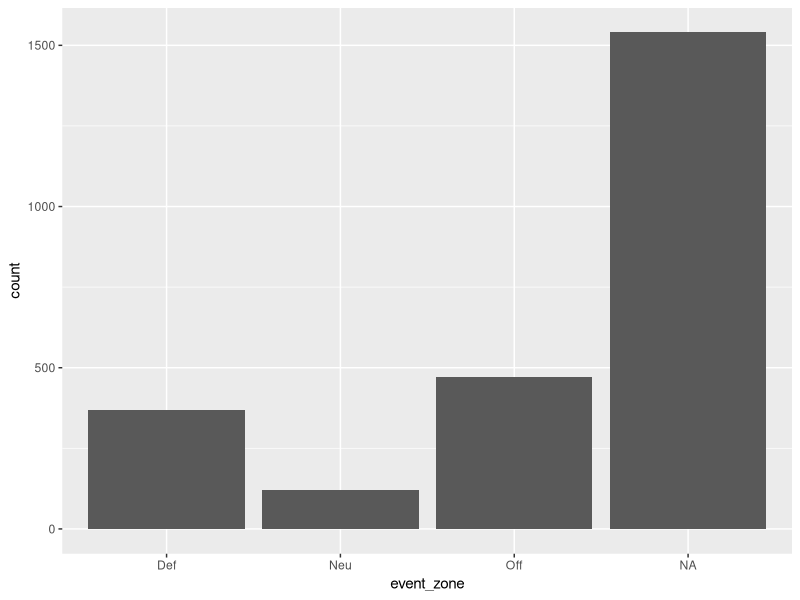
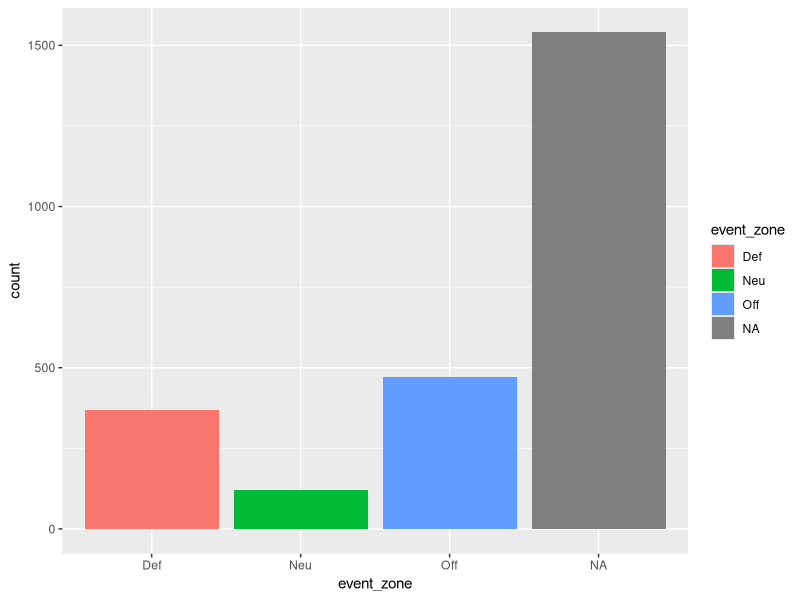
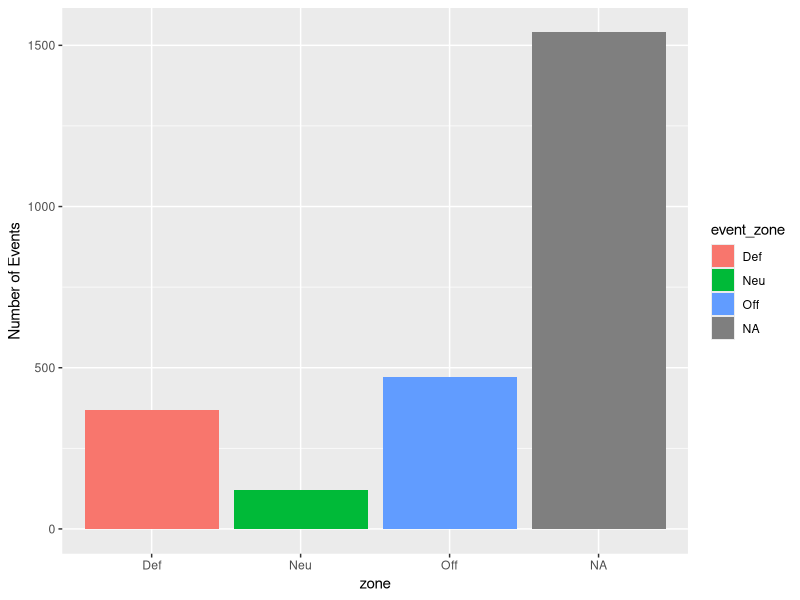
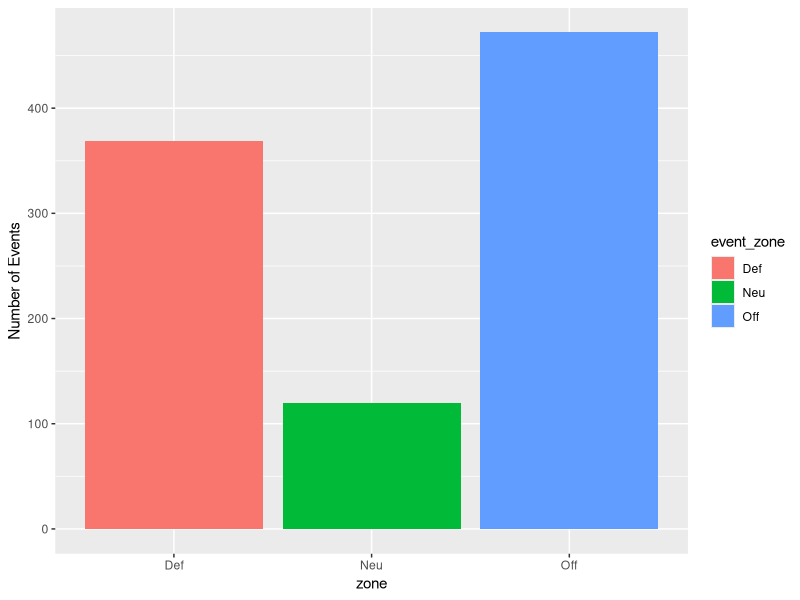
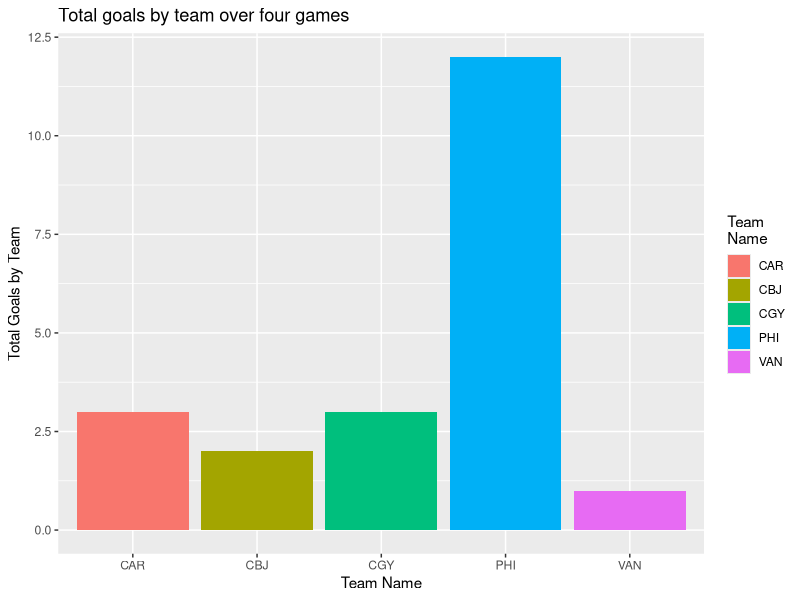

R code for these plots, in order:
## ---- chunk 1
library(tidyverse)

PHI_tutorial_data <- read_csv("PHI_tutorial_data.csv")
## ---- chunk 2
goals <- PHI_tutorial_data %>% filter(event_type == "GOAL")
## ---- chunk 3
goals_5v5 <- PHI_tutorial_data %>% filter(event_type == "GOAL" & game_strength_state == "5v5")
## ---- chunk 4
goals_special_teams <- PHI_tutorial_data %>% filter(event_type == "GOAL" & (game_strength_state == "5v4" | game_strength_state == "4v5"))
## ---- chunk 5
goals_5v5_ST <- PHI_tutorial_data %>% filter(event_type == "GOAL" & game_strength_state %in% c("5v5", "5v4", "4v5"))
## ---- chunk 6
goals_small <- goals %>% select(game_id, game_date, event_type, event_detail, event_team, event_player_1)
## ---- chunk 7
goals_drop <- goals %>% select(-c(event_description))

# Reorder the goals dataframe using select to have the score at the beginning
goals <- goals %>% select(home_score, away_score, everything())
## ---- chunk 8
goal_variable <- PHI_tutorial_data %>% mutate(goal = ifelse(event_type == "GOAL", 1, 0))
## ---- chunk 9
sum(goal_variable$goal)
## ---- chunk 10
count(goal_variable, event_type)
## ---- chunk 11
goals_by_game <- goal_variable %>% group_by(game_id) %>% summarise(total_goals = sum(goal)) 
## ---- chunk 12
goals_by_game_team <- goal_variable %>% group_by(game_id, event_team) %>% summarise(goals = sum(goal))
goals_by_game_team
## ---- chunk 13
goals_by_game_team <- goal_variable %>% filter(!is.na(event_team)) %>% group_by(game_id, event_team) %>% summarise(goals = sum(goal))
goals_by_game_team
## ---- chunk 14
goals_by_game_team <- goals_by_game_team %>% arrange(desc(goals))
goals_by_game_team
## ---- chunk 15
ggplot(data = PHI_tutorial_data) +
  geom_bar(aes(x = event_zone))
## ---- chunk 16
ggplot(data = PHI_tutorial_data) +
  geom_bar(aes(x = event_zone, fill = event_zone))
## ---- chunk 17
ggplot(data = PHI_tutorial_data) +
  geom_bar(aes(x = event_zone, fill = event_zone)) +
  labs(y = "Number of Events") +
  labs(x = "zone")
## ---- chunk 18
zone_time <- PHI_tutorial_data %>% filter(!is.na(event_zone))
ggplot(data = zone_time) +
  geom_bar(aes(x = event_zone, fill = event_zone)) +
  labs(y = "Number of Events") +
  labs(x = "zone")
## ---- chunk 19
team_game_goals <- goals_by_game_team %>% group_by(event_team) %>% summarise(total_team_goals = sum(goals))
team_game_goals
## ---- chunk 20
ggplot(data = team_game_goals) +
  geom_col(aes(x = event_team, y = total_team_goals, fill = event_team)) +
  labs(x = "Team Name") +
  labs(y = "Total Goals by Team") +
  labs(title = "Total goals by team over four games") +
  scale_fill_discrete(name = "Team\nName")
